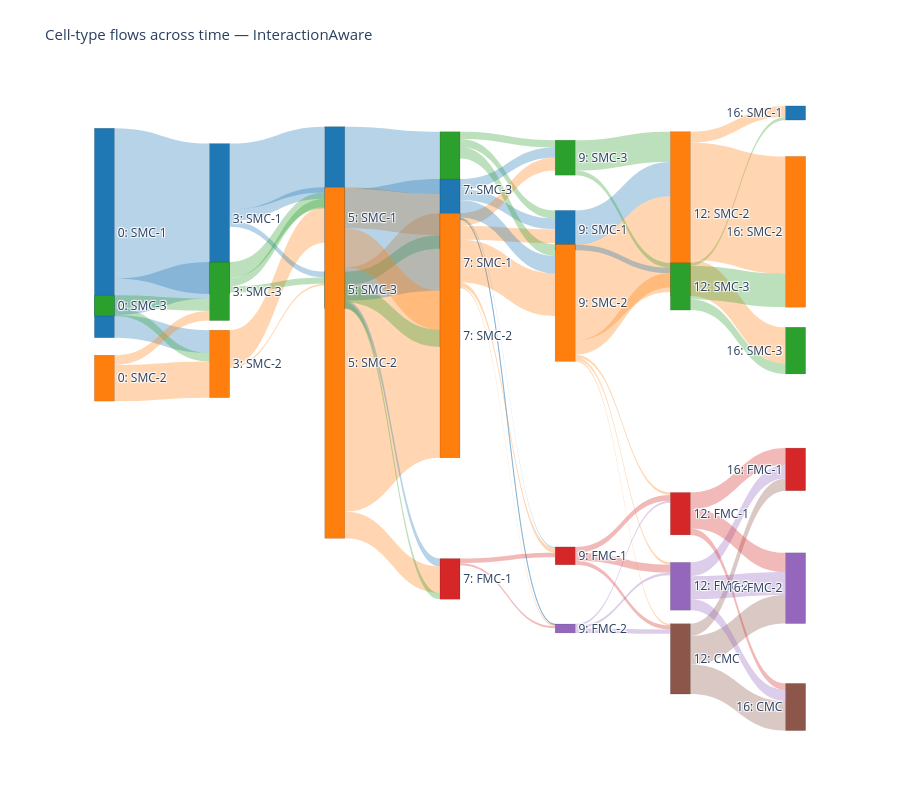

Notebook source saved alongside this figure:
### Code cell
plot_multitime_sankey_clean(
    results,
    method="InteractionAware",
    common_labels=["SMC-1", "SMC-2", "SMC-3", "FMC-1", "FMC-2", "CMC"],
    normalize=False,
    top_k=1000,
    min_frac=None,
    top_ancestors=3,
    min_link_frac=0.1,
    min_abs_value=0.2,
    link_color_mode="source",
    node_thickness=20,
    node_pad=30,
    min_y_gap=0.11,
    height=800,
    width=None,
    show=False,
)

### Figure 1 — Plotly figure (JSON) as saved in the notebook; plotly's stock layout.template omitted (floating-point values rounded to 4 significant figures)
{"data": [{"arrangement": "fixed", "link": {"color": ["rgba(214,39,40,0.32)", "rgba(148,103,189,0.32)", "rgba(140,86,75,0.32)", "rgba(140,86,75,0.32)", "rgba(148,103,189,0.32)", "rgba(214,39,40,0.32)", "rgba(140,86,75,0.32)", "rgba(148,103,189,0.32)", "rgba(214,39,40,0.32)", "rgba(255,127,14,0.32)", "rgba(44,160,44,0.32)", "rgba(255,127,14,0.32)", "rgba(44,160,44,0.32)", "rgba(255,127,14,0.32)", "rgba(44,160,44,0.32)", "rgba(255,127,14,0.32)", "rgba(31,119,180,0.32)", "rgba(44,160,44,0.32)", "rgba(214,39,40,0.32)", "rgba(255,127,14,0.32)", "rgba(148,103,189,0.32)", "rgba(214,39,40,0.32)", "rgba(148,103,189,0.32)", "rgba(255,127,14,0.32)", "rgba(148,103,189,0.32)", "rgba(214,39,40,0.32)", "rgba(255,127,14,0.32)", "rgba(255,127,14,0.32)", "rgba(31,119,180,0.32)", "rgba(44,160,44,0.32)", "rgba(214,39,40,0.32)", "rgba(255,127,14,0.32)", "rgba(31,119,180,0.32)", "rgba(255,127,14,0.32)", "rgba(31,119,180,0.32)", "rgba(44,160,44,0.32)", "rgba(255,127,14,0.32)", "rgba(31,119,180,0.32)", "rgba(44,160,44,0.32)", "rgba(255,127,14,0.32)", "rgba(31,119,180,0.32)", "rgba(44,160,44,0.32)", "rgba(214,39,40,0.32)", "rgba(255,127,14,0.32)", "rgba(31,119,180,0.32)", "rgba(255,127,14,0.32)", "rgba(255,127,14,0.32)", "rgba(31,119,180,0.32)", "rgba(44,160,44,0.32)", "rgba(31,119,180,0.32)", "rgba(255,127,14,0.32)", "rgba(44,160,44,0.32)", "rgba(31,119,180,0.32)", "rgba(255,127,14,0.32)", "rgba(44,160,44,0.32)", "rgba(255,127,14,0.32)", "rgba(31,119,180,0.32)", "rgba(44,160,44,0.32)", "rgba(44,160,44,0.32)", "rgba(31,119,180,0.32)", "rgba(255,127,14,0.32)", "rgba(31,119,180,0.32)", "rgba(44,160,44,0.32)", "rgba(255,127,14,0.32)", "rgba(31,119,180,0.32)", "rgba(44,160,44,0.32)", "rgba(31,119,180,0.32)", "rgba(44,160,44,0.32)", "rgba(255,127,14,0.32)", "rgba(31,119,180,0.32)"], "customdata": ["12 → 16<br>FMC-1 → FMC-1<br>value = 263.775", "12 → 16<br>FMC-2 → FMC-1<br>value = 218.016", "12 → 16<br>CMC → FMC-1<br>value = 191.315", "12 → 16<br>CMC → FMC-2<br>value = 452.281", "12 → 16<br>FMC-2 → FMC-2<br>value = 361.414", "12 → 16<br>FMC-1 → FMC-2<br>value = 303.697", "12 → 16<br>CMC → CMC<br>value = 467.263", "12 → 16<br>FMC-2 → CMC<br>value = 175.847", "12 → 16<br>FMC-1 → CMC<br>value = 102.568", "12 → 16<br>SMC-2 → SMC-1<br>value = 172.981", "12 → 16<br>SMC-3 → SMC-1<br>value = 50.315", "12 → 16<br>SMC-2 → SMC-3<br>value = 571.009", "12 → 16<br>SMC-3 → SMC-3<br>value = 166.536", "12 → 16<br>SMC-2 → SMC-2<br>value = 1852.928", "12 → 16<br>SMC-3 → SMC-2<br>value = 529.881", "9 → 12<br>SMC-2 → SMC-2<br>value = 1515.946", "9 → 12<br>SMC-1 → SMC-2<br>value = 541.320", "9 → 12<br>SMC-3 → SMC-2<br>value = 477.821", "9 → 12<br>FMC-1 → FMC-1<br>value = 93.304", "9 → 12<br>SMC-2 → FMC-1<br>value = 38.679", "9 → 12<br>FMC-2 → FMC-1<br>value = 30.617", "9 → 12<br>FMC-1 → FMC-2<br>value = 125.118", "9 → 12<br>FMC-2 → FMC-2<br>value = 41.763", "9 → 12<br>SMC-2 → FMC-2<br>value = 37.072", "9 → 12<br>FMC-2 → CMC<br>value = 67.957", "9 → 12<br>FMC-1 → CMC<br>value = 63.752", "9 → 12<br>SMC-2 → CMC<br>value = 27.377", "9 → 12<br>SMC-2 → SMC-3<br>value = 230.068", "9 → 12<br>SMC-1 → SMC-3<br>value = 86.508", "9 → 12<br>SMC-3 → SMC-3<br>value = 74.977", "7 → 9<br>FMC-1 → FMC-2<br>value = 33.879", "7 → 9<br>SMC-2 → FMC-2<br>value = 25.030", "7 → 9<br>SMC-1 → FMC-2<br>value = 9.337", "7 → 9<br>SMC-2 → SMC-1<br>value = 220.284", "7 → 9<br>SMC-1 → SMC-1<br>value = 169.035", "7 → 9<br>SMC-3 → SMC-1<br>value = 127.794", "7 → 9<br>SMC-2 → SMC-3<br>value = 200.302", "7 → 9<br>SMC-1 → SMC-3<br>value = 163.040", "7 → 9<br>SMC-3 → SMC-3<br>value = 113.916", "7 → 9<br>SMC-2 → SMC-2<br>value = 673.425", "7 → 9<br>SMC-1 → SMC-2<br>value = 274.897", "7 → 9<br>SMC-3 → SMC-2<br>value = 182.133", "7 → 9<br>FMC-1 → FMC-1<br>value = 72.959", "7 → 9<br>SMC-2 → FMC-1<br>value = 68.217", "7 → 9<br>SMC-1 → FMC-1<br>value = 22.830", "5 → 7<br>SMC-2 → SMC-2<br>value = 3864.775", "5 → 7<br>SMC-2 → FMC-1<br>value = 419.601", "5 → 7<br>SMC-1 → FMC-1<br>value = 122.937", "5 → 7<br>SMC-3 → FMC-1<br>value = 99.856", "5 → 7<br>SMC-1 → SMC-3<br>value = 984.104", "5 → 7<br>SMC-2 → SMC-3<br>value = 650.521", "5 → 7<br>SMC-3 → SMC-3<br>value = 215.391", "5 → 7<br>SMC-1 → SMC-1<br>value = 1764.795", "5 → 7<br>SMC-2 → SMC-1<br>value = 614.170", "5 → 7<br>SMC-3 → SMC-1<br>value = 271.979", "3 → 5<br>SMC-2 → SMC-2<br>value = 565.168", "3 → 5<br>SMC-1 → SMC-2<br>value = 181.072", "3 → 5<br>SMC-3 → SMC-2<br>value = 132.575", "3 → 5<br>SMC-3 → SMC-3<br>value = 96.541", "3 → 5<br>SMC-1 → SMC-3<br>value = 94.143", "3 → 5<br>SMC-2 → SMC-3<br>value = 30.023", "3 → 5<br>SMC-1 → SMC-1<br>value = 1040.797", "3 → 5<br>SMC-3 → SMC-1<br>value = 249.837", "0 → 3<br>SMC-2 → SMC-2<br>value = 572.267", "0 → 3<br>SMC-1 → SMC-2<br>value = 358.594", "0 → 3<br>SMC-3 → SMC-2<br>value = 134.682", "0 → 3<br>SMC-1 → SMC-3<br>value = 575.974", "0 → 3<br>SMC-3 → SMC-3<br>value = 195.189", "0 → 3<br>SMC-2 → SMC-3<br>value = 152.398", "0 → 3<br>SMC-1 → SMC-1<br>value = 2375.271"], "hovertemplate": "%{customdata}<extra></extra>", "source": [20, 21, 22, 22, 21, 20, 22, 21, 20, 18, 19, 18, 19, 18, 19, 15, 14, 13, 16, 15, 17, 16, 17, 15, 17, 16, 15, 15, 14, 13, 12, 11, 10, 11, 10, 9, 11, 10, 9, 11, 10, 9, 12, 11, 10, 8, 8, 6, 7, 6, 8, 7, 6, 8, 7, 5, 3, 4, 4, 3, 5, 3, 4, 2, 0, 1, 0, 1, 2, 0], "target": [26, 26, 26, 27, 27, 27, 28, 28, 28, 23, 23, 25, 25, 24, 24, 18, 18, 18, 20, 20, 20, 21, 21, 21, 22, 22, 22, 19, 19, 19, 17, 17, 17, 14, 14, 14, 13, 13, 13, 15, 15, 15, 16, 16, 16, 11, 12, 12, 12, 9, 9, 9, 10, 10, 10, 8, 8, 8, 7, 7, 7, 6, 6, 5, 5, 5, 4, 4, 4, 3], "value": [263.8, 218.0, 191.3, 452.3, 361.4, 303.7, 467.3, 175.8, 102.6, 173.0, 50.31, 571.0, 166.5, 1853.0, 529.9, 1516.0, 541.3, 477.8, 93.3, 38.68, 30.62, 125.1, 41.76, 37.07, 67.96, 63.75, 27.38, 230.1, 86.51, 74.98, 33.88, 25.03, 9.337, 220.3, 169.0, 127.8, 200.3, 163.0, 113.9, 673.4, 274.9, 182.1, 72.96, 68.22, 22.83, 3865.0, 419.6, 122.9, 99.86, 984.1, 650.5, 215.4, 1765.0, 614.2, 272.0, 565.2, 181.1, 132.6, 96.54, 94.14, 30.02, 1041.0, 249.8, 572.3, 358.6, 134.7, 576.0, 195.2, 152.4, 2375.0]}, "node": {"color": ["#1f77b4", "#2ca02c", "#ff7f0e", "#1f77b4", "#2ca02c", "#ff7f0e", "#1f77b4", "#2ca02c", "#ff7f0e", "#2ca02c", "#1f77b4", "#ff7f0e", "#d62728", "#2ca02c", "#1f77b4", "#ff7f0e", "#d62728", "#9467bd", "#ff7f0e", "#2ca02c", "#d62728", "#9467bd", "#8c564b", "#1f77b4", "#ff7f0e", "#2ca02c", "#d62728", "#9467bd", "#8c564b"], "hovertemplate": "%{label}<extra></extra>", "label": ["0: SMC-1", "0: SMC-3", "0: SMC-2", "3: SMC-1", "3: SMC-3", "3: SMC-2", "5: SMC-1", "5: SMC-3", "5: SMC-2", "7: SMC-3", "7: SMC-1", "7: SMC-2", "7: FMC-1", "9: SMC-3", "9: SMC-1", "9: SMC-2", "9: FMC-1", "9: FMC-2", "12: SMC-2", "12: SMC-3", "12: FMC-1", "12: FMC-2", "12: CMC", "16: SMC-1", "16: SMC-2", "16: SMC-3", "16: FMC-1", "16: FMC-2", "16: CMC"], "line": {"color": "rgba(0,0,0,0.25)", "width": 0.5}, "pad": 30, "thickness": 20, "x": [0.02, 0.02, 0.02, 0.18, 0.18, 0.18, 0.34, 0.34, 0.34, 0.5, 0.5, 0.5, 0.5, 0.66, 0.66, 0.66, 0.66, 0.66, 0.82, 0.82, 0.82, 0.82, 0.82, 0.98, 0.98, 0.98, 0.98, 0.98, 0.98], "y": [0.2318, 0.3418, 0.4518, 0.2102, 0.3202, 0.4302, 0.2084, 0.3184, 0.4284, 0.1671, 0.2771, 0.3871, 0.7559, 0.1177, 0.2277, 0.3377, 0.721, 0.831, 0.2028, 0.3128, 0.6571, 0.7671, 0.8771, 0.05, 0.23, 0.41, 0.59, 0.77, 0.95]}, "type": "sankey"}], "layout": {"autosize": true, "font": {"size": 12}, "height": 800, "margin": {"b": 60, "l": 90, "r": 90, "t": 80}, "title": {"font": {"size": 15}, "text": "Cell-type flows across time — InteractionAware"}}}
